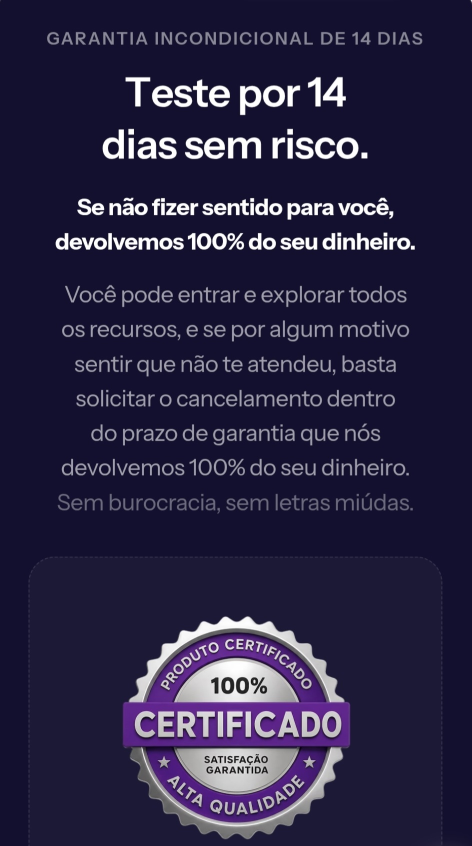
#> input picture analise/garantia.jpg, 944 x 1692 px, found by its file name (shown at 1/2 size)
$ python editar_garantia.py
#> lines starting #> are read from the running program, lines starting #| are printed output that depends on the picture
# -*- coding: utf-8 -*-
"""
Edita a imagem da garantia (garantia.jpg): substitui "14 dias" por "7 dias".
- Título dourado: "GARANTIA INCONDICIONAL DE 14 DIAS" -> "7 DIAS"
- Corpo branco: "Teste por 14 dias sem risco." -> "7 dias"
Mantém estilo/fonte aproximada (serif para título, sans para corpo).
"""
import numpy as np
from PIL import Image, ImageDraw, ImageFont

BASE = '/tmp/garantia.jpg'
OUT = '/home/user/instalador/analise/compraoseu.preview/imgs/garantia_editada.jpg'

img = Image.open(BASE).convert('RGB')
#> img is the input picture: PIL image 944x1692 RGB; mean R, G, B 41.6, 37, 66.8
w, h = img.size
#> w = 944; h = 1692
print("base:", img.size)
#| base: (944, 1692)

F_SERIF = '/usr/share/fonts/truetype/dejavu/DejaVuSerif-Bold.ttf'
F_SANS = '/usr/share/fonts/truetype/dejavu/DejaVuSans-Bold.ttf'

def pintar_e_desenhar(box, texto, fonte_path, cor_texto, tam_texto, cor_fundo=None):
    """Pinta o box com cor_fundo (ou média local) e desenha texto centralizado."""
#> called with box = (696, 62, 752, 92), texto = '7', cor_texto = (150, 128, 130), tam_texto = 30, cor_fundo = (50, 20, 23)
    x0, y0, x1, y1 = box
    # cor de fundo: média das bordas (ou parâmetro)
    arr = np.array(img.convert('RGB'))
    if cor_fundo is None:
        margens = np.concatenate([arr[y0:y1, max(0,x0-6):x0].reshape(-1,3),
                                  arr[y0:y1, x1:min(w,x1+6)].reshape(-1,3)])
        cf = tuple(int(v) for v in margens.mean(axis=0))
    else:
        cf = cor_fundo
    # pinta
    d = ImageDraw.Draw(img)
    d.rectangle([x0, y0, x1, y1], fill=cf)
    # desenha texto
    font = ImageFont.truetype(fonte_path, tam_texto)
    bb = d.textbbox((0, 0), texto, font=font)
#> bb = (0, 7, 21, 29)
    tw, th = bb[2]-bb[0], bb[3]-bb[1]
#> tw = 21; th = 22
    tx = x0 + (x1-x0-tw)/2 - bb[0]
#> tx = 713.5
    ty = y0 + (y1-y0-th)/2 - bb[1]
#> ty = 59
    d.text((tx, ty), texto, font=font, fill=cor_texto)
    print(f"  box={box} cor_fundo={cf} texto='{texto}'")

# 1) Título: "14" em x≈705-741, y≈63-91
pintar_e_desenhar((696, 62, 752, 92), '7', F_SERIF, (150, 128, 130), 30,
                  cor_fundo=(50, 20, 23))

# 2) "Teste por 14": "14" em x≈598-696, y≈149-225
pintar_e_desenhar((590, 150, 705, 226), '7', F_SANS, (245, 243, 243), 78,
                  cor_fundo=(48, 18, 21))

img.save(OUT, quality=95)
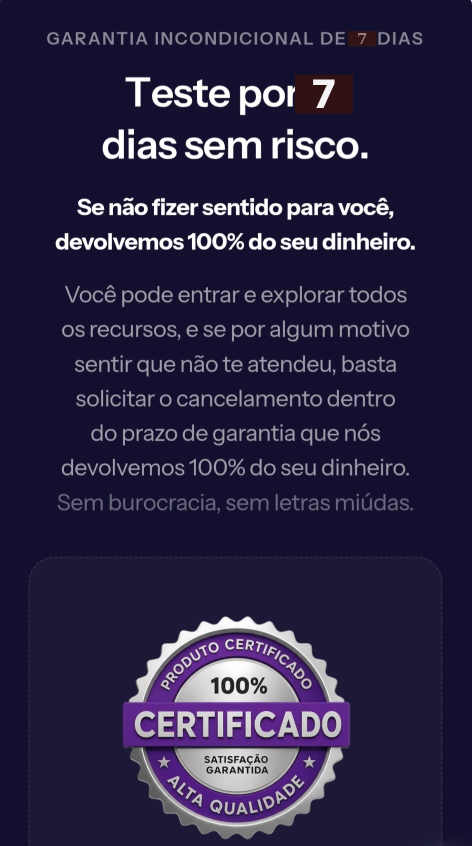
#> saved as garantia_editada.jpg: PIL image 944x1692 RGB (shown at 1/2 size); mean R, G, B 41.6, 36.8, 66.5
print("Salvo:", OUT)
